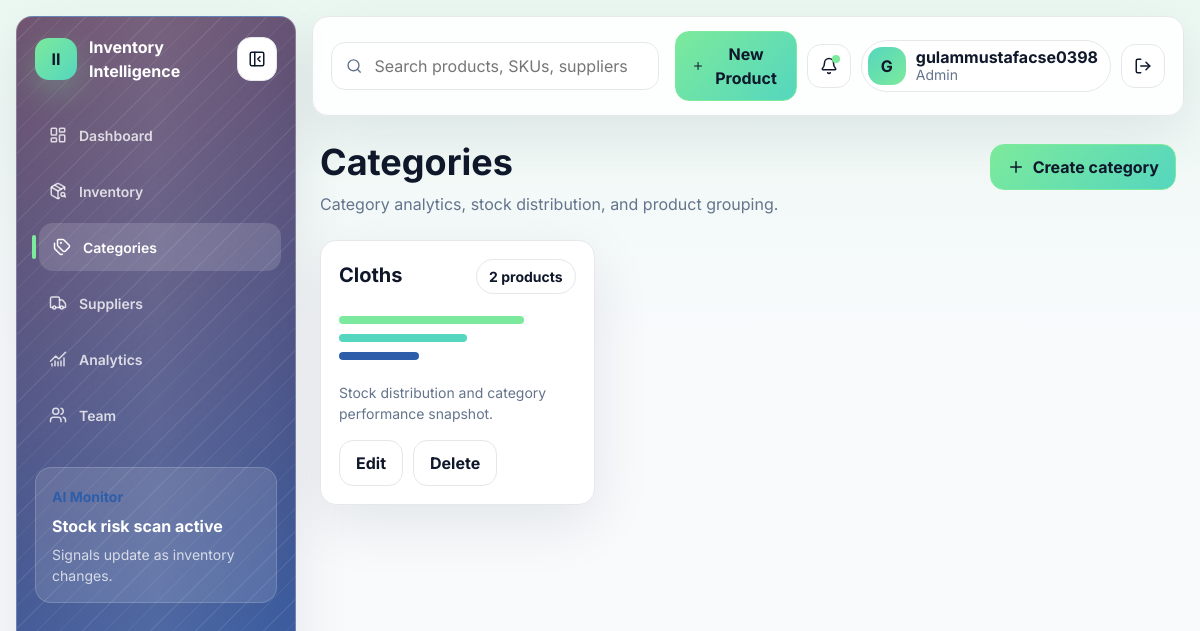
Screenshot of /categories/ (signed in) with the database file from the repository.
### app/models.py (models this page shows, shortened)
class User(UserMixin, db.Model):
    id = db.Column(db.Integer, primary_key=True)
    username = db.Column(db.String(80), unique=True, nullable=False, index=True)
    email = db.Column(db.String(255), unique=True, nullable=False, index=True)
    password_hash = db.Column(db.String(255), nullable=False)
    role_id = db.Column(db.Integer, db.ForeignKey("role.id"), nullable=False)
    created_at = db.Column(db.DateTime(timezone=True), default=utc_now, nullable=False)
    role = db.relationship("Role", back_populates="users")
    @property
    def role_name(self):
        return self.role.name if self.role else ""
    def has_role(self, *roles):
        return self.role_name in roles
    notifications = db.relationship("Notification", back_populates="user", lazy=True)

class Role(db.Model):
    id = db.Column(db.Integer, primary_key=True)
    name = db.Column(db.String(50), unique=True, nullable=False)
    users = db.relationship("User", back_populates="role", lazy=True)

class Category(db.Model):
    id = db.Column(db.Integer, primary_key=True)
    name = db.Column(db.String(120), unique=True, nullable=False, index=True)
    products = db.relationship("Product", back_populates="category", lazy=True)

### app/categories/routes.py (the view)
@bp.route("/")
@roles_required("Admin", "Manager")
def index():
    categories = Category.query.order_by(Category.name).all()
    return render_template("categories/index.html", categories=categories)

### app/models.py (called while the page is built)
@login_manager.user_loader
def load_user(user_id):
    return db.session.get(User, int(user_id))

### app/templates/categories/index.html (shortened to what this page needs)
{% extends "base.html" %}
{% block content %}
<div class="page-heading">
  <div>
    <h1>Categories</h1>
    <p class="muted">Category analytics, stock distribution, and product grouping.</p>
  </div>
  <a class="btn btn-primary" href="{{ url_for('categories.create') }}"><i data-lucide="plus"></i>Create category</a>
</div>
<div class="category-grid">
  {% for category in categories %}
  <article class="category-card">
    <div class="panel-header"><h2>{{ category.name }}</h2><span class="status-pill">{{ category.products|length }} products</span></div>
    <div class="category-bars">
      <span style="width: 78%"></span>
      <span style="width: 54%"></span>
      <span style="width: 34%"></span>
    </div>
    <p class="muted">Stock distribution and category performance snapshot.</p>
    <div class="product-actions">
      <a class="btn btn-outline-primary" href="{{ url_for('categories.edit', category_id=category.id) }}">Edit</a>
      <button class="btn btn-outline-danger" data-bs-toggle="modal" data-bs-target="#deleteCategory{{ category.id }}">Delete</button>
    </div>
  </article>
  {% else %}
  <div class="empty-state"><i data-lucide="tags"></i><strong>No categories found</strong><span>Create a category to power analytics and filters.</span></div>
  {% endfor %}
</div>
{% endblock %}

### app/templates/base.html (shortened to what this page needs)
<!doctype html>
<html lang="en">
<head>
  <link href="https://cdn.jsdelivr.net/npm/bootstrap@5.3.3/dist/css/bootstrap.min.css" rel="stylesheet">
  <link rel="stylesheet" href="{{ url_for('static', filename='css/styles.css') }}">
</head>
<body>
  {% if current_user.is_authenticated %}
  <div class="app-shell">
    <aside class="sidebar">
      <div class="brand-wrap">
        <a class="brand" href="{{ url_for('dashboard.index') }}">
          <span class="brand-mark">II</span>
          <span class="brand-copy">Inventory Intelligence</span>
        </a>
        <button class="icon-btn sidebar-toggle" type="button" aria-label="Collapse sidebar" data-sidebar-toggle>
          <i data-lucide="panel-left-close"></i>
        </button>
      </div>
      <nav class="nav flex-column sidebar-nav">
        <a class="nav-link {% if request.endpoint and request.endpoint.startswith('dashboard.index') %}active{% endif %}" href="{{ url_for('dashboard.index') }}"><i data-lucide="layout-dashboard"></i><span>Dashboard</span></a>
        <a class="nav-link {% if request.endpoint and request.endpoint.startswith('inventory') %}active{% endif %}" href="{{ url_for('inventory.index') }}"><i data-lucide="package-search"></i><span>Inventory</span></a>
        {% if current_user.has_role('Admin', 'Manager') %}
        <a class="nav-link {% if request.endpoint and request.endpoint.startswith('categories') %}active{% endif %}" href="{{ url_for('categories.index') }}"><i data-lucide="tags"></i><span>Categories</span></a>
        <a class="nav-link {% if request.endpoint and request.endpoint.startswith('suppliers') %}active{% endif %}" href="{{ url_for('suppliers.index') }}"><i data-lucide="truck"></i><span>Suppliers</span></a>
        <a class="nav-link {% if request.endpoint == 'dashboard.analytics' %}active{% endif %}" href="{{ url_for('dashboard.analytics') }}"><i data-lucide="chart-no-axes-combined"></i><span>Analytics</span></a>
        {% endif %}
        {% if current_user.has_role('Admin') %}
        <a class="nav-link {% if request.endpoint and request.endpoint.startswith('users') %}active{% endif %}" href="{{ url_for('users.index') }}"><i data-lucide="users"></i><span>Team</span></a>
        {% endif %}
      </nav>
      <div class="sidebar-card">
        <span class="eyebrow">AI Monitor</span>
        <strong>Stock risk scan active</strong>
        <p>Signals update as inventory changes.</p>
      </div>
    </aside>
    <main class="main-panel">
      <nav class="topbar">
        <form class="global-search" method="get" action="{{ url_for('inventory.index') }}">
          <i data-lucide="search"></i>
          <input name="q" placeholder="Search products, SKUs, suppliers">
        </form>
        <div class="topbar-actions">
          {% if current_user.has_role('Admin', 'Manager') %}
          <a class="btn btn-primary btn-soft" href="{{ url_for('inventory.create') }}"><i data-lucide="plus"></i><span>New Product</span></a>
          {% endif %}
          <div class="dropdown notification-dropdown">
            <button class="icon-btn" id="notificationToggle" type="button" data-bs-toggle="dropdown" aria-expanded="false" aria-label="Notifications">
              <i data-lucide="bell"></i>
              <span class="notify-dot" id="notificationBadge"></span>
            </button>
          </div>
          <div class="profile-chip">
            <span class="avatar">{{ current_user.username[0]|upper }}</span>
            <div>
              <strong>{{ current_user.username }}</strong>
              <small>{{ current_user.role_name }}</small>
            </div>
          </div>
          <form method="post" action="{{ url_for('auth.logout') }}">
            <button class="icon-btn" type="submit" aria-label="Logout"><i data-lucide="log-out"></i></button>
          </form>
        </div>
      </nav>
      <section class="content-wrap">
        {% block content %}{% endblock %}
      </section>
    </main>
  </div>
  {% else %}
  <main class="auth-page">
    {% include "partials/flash.html" %}
    {% block auth_content %}{% endblock %}
  </main>
  {% endif %}
</body>
</html>

### rows the page displays
User: username "G", username "gulammustafacse0398"
Role: role_name "Admin"
Category: name "Cloths", products|length "2"
